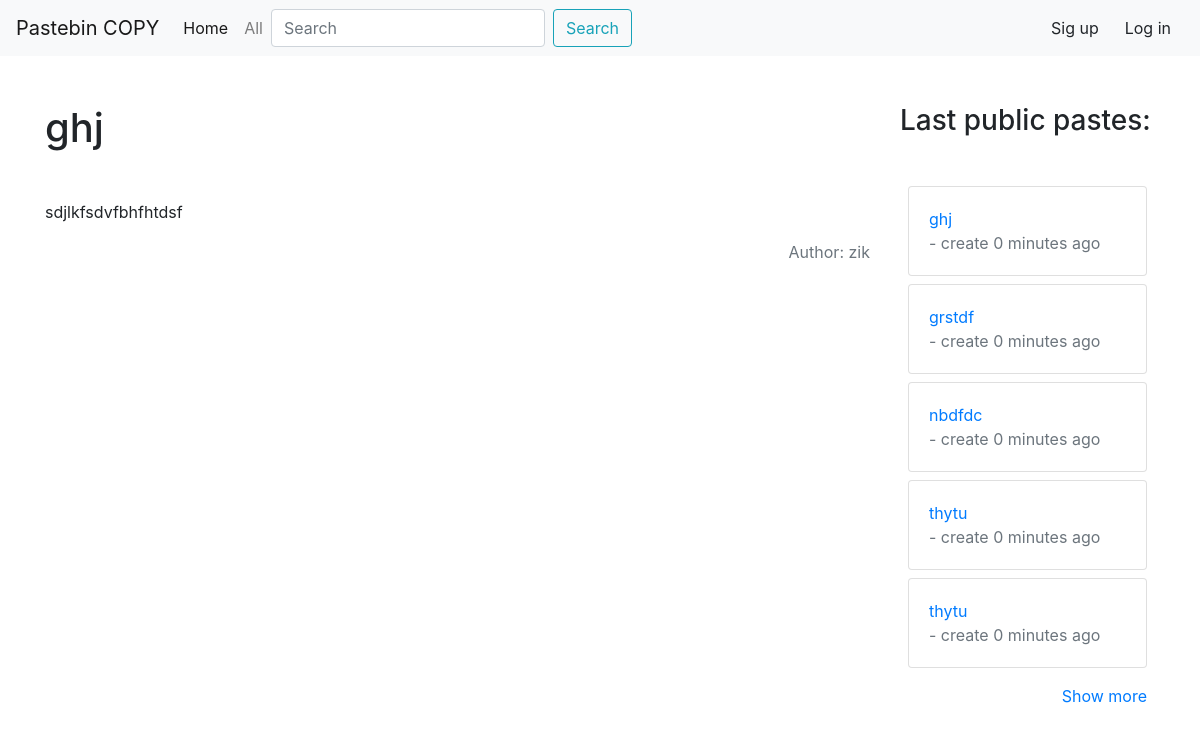
Screenshot of /4fca8de751/ with the database file from the repository.
### paste/models.py (models this page shows, shortened)
class Paste(models.Model):
    t1min = repr(datetime.timedelta(0, 60, 0))
    t10min = repr(datetime.timedelta(0, 600, 0))
    t1hour = repr(datetime.timedelta(0, 3600, 0))
    t1day = repr(datetime.timedelta(1, 0, 0))
    t1week = repr(datetime.timedelta(7, 0, 0))
    t1month = repr(datetime.timedelta(30, 0, 0))
    t1year = repr(datetime.timedelta(365, 0, 0))
    tinf = repr(datetime.timedelta(0))
    times = [
        (tinf, 'inf'),
        (t1min, '1 min'),
        (t10min, '10 min'),
        (t1hour, '1 hour'),
        (t1day, '1 day'),
        (t1week, '1 week'),
        (t1month, '1 month'),
        (t1year, '1 year'),
    ]
    public = 'public'
    unlisted = 'unlisted'
    private = 'private'
    access_choices = [
        (public, 'public'),
        (unlisted, 'unlisted'),
        (private, 'private'),
    ]
    slug = models.SlugField(max_length=10, unique=True)
    title = models.CharField(max_length=150, db_index=True, blank=True)
    body = models.TextField(db_index=True)
    author = models.CharField(max_length=150, db_index=True, blank=True)
    life_time = models.CharField(max_length=100, choices=times, default=datetime.timedelta(0))
    create_time = models.DateTimeField(auto_now_add=True)
    die_time = models.DateTimeField(null=True, blank=True)
    access = models.CharField(max_length=50, choices=access_choices, default='public')
    user = models.ForeignKey(get_user_model(), on_delete=models.CASCADE, null=True)
    def get_absolute_url(self):
        return reverse('paste_detail_url', kwargs={'slug': self.slug})
    class Meta:
        ordering = ['-create_time']

### paste/views.py (the view)
# urls.py: path('<str:slug>/', PasteDetail.as_view(), name='paste_detail_url'),
class PasteDetail(View):  # вьюха для просмотра отдельно каждой пасты
    def get(self, request, slug):
        paste = get_object_or_404(Paste, slug__iexact=slug)
        pasteslist = pasteslist_get()
        context = {
            'pasteslist': pasteslist,
            'paste': paste,
        }
        if not(paste.die_time):
            return render(request, 'paste/paste_detail.html', context=context)
        else:
            if paste.die_time<datetime.datetime.now():
                return render(request, 'paste/paste_non_paste_detail.html', context=context)
            else:
                return render(request, 'paste/paste_detail.html', context=context)

### paste/views.py (called while the page is built)
def pasteslist_get():  #список паст для постоянного отображения на сайте
    return Paste.objects.filter(Q(die_time__gt=datetime.datetime.now()) | Q(die_time__isnull=True), Q(access='public'))[:5]

### paste/templates/paste/paste_detail.html (shortened to what this page needs)
{% extends 'paste/paste_base.html' %}
  {% block content %}
    <div class="">
      <h1 class="mb-5">
        {{ paste.title }}
      </h1>
        <p>
          {{ paste.body }}
        </p>
    </div>
      {% if paste.user %}
        <p class="text-muted float-right">
          Author: {{ paste.user.get_username }}
        </p>
      {% endif %}
  {% endblock %}

### paste/templates/paste/paste_base.html (shortened to what this page needs)
{% extends 'base.html' %}
  {% block content1 %}
    <div class="row">
      <div class="col-9 tx-1">
        {% block content %}{% endblock %}
      </div>
      <div class="col-3">
        <h3 class="mb-5">Last public pastes:</h3>
        {% for paste in pasteslist %}
        <div class="card m-2">
          <div class="card-body">
            <a class="center" href="{{ paste.get_absolute_url }}">{{ paste.title }}</a><br>
            <div class="text-muted">- create {{ paste.create_time|timeuntil }} ago</div>
          </div>
        </div>
        {% endfor %}
        <div class="m-2 float-right">
          <a href="{% url 'paste_list_url' %}">Show more</a>
        </div>
      </div>
    </div>
  {% endblock %}

### rows the page displays
Paste: title "ghj", body "sdjlkfsdvfbhfhtdsf", user.get_username "zik", create_time "0 minutes"
Paste: title "grstdf", create_time "0 minutes"
Paste: title "nbdfdc", create_time "0 minutes"
Paste: title "thytu", create_time "0 minutes"
Paste: title "thytu", create_time "0 minutes"
